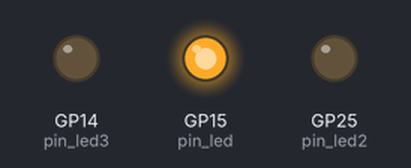
Simulated run of this program. Board: Raspberry Pi Pico running MicroPython. Shown: output pins drawn as LEDs (lit = HIGH). At 30.0 s the program stops and its outputs stay as they are.

Above: at 0.5 s.
At 1.5 s:
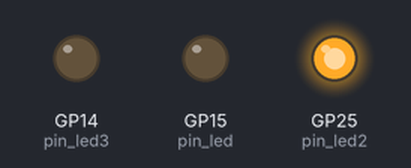
At 5.5 s:
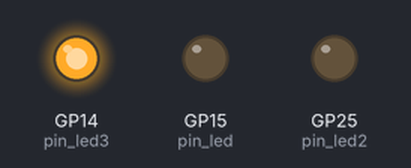
Timing chart, 0 to 6.9 s (numbered marks = the images above):
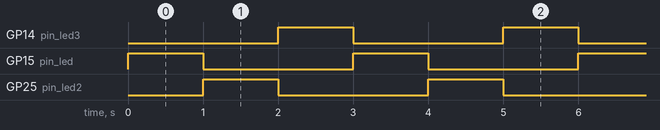

The program:

pinled.py
```python
import machine
from time import sleep
pin_led = machine.Pin(15,machine.Pin.OUT)
pin_led2=machine.Pin(25,machine.Pin.OUT)
pin_led3=machine.Pin(14,machine.Pin.OUT)
count=0
while count<10:
    pin_led.on()
    sleep(1)
    pin_led.off()
    pin_led2.on()
    sleep(1)
    pin_led2.off()
    pin_led3.on()
    sleep(1)
    pin_led3.off()
    count+=1
```

Measured:
- by itself, GP14 (pin_led3), GP25 (pin_led2): alternates HIGH for 1.0 s and LOW for 2.0 s
- by itself, GP15 (pin_led): alternates HIGH for 1.0 s and LOW for 2.0 s, 20 changes in all, then stays LOW
